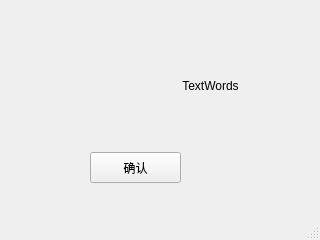
<?xml version="1.0" encoding="UTF-8"?>
<ui version="4.0">
 <class>TipWin</class>
 <widget class="QMainWindow" name="TipWin">
  <property name="geometry">
   <rect>
    <x>0</x>
    <y>0</y>
    <width>320</width>
    <height>240</height>
   </rect>
  </property>
  <property name="windowTitle">
   <string>Tip</string>
  </property>
  <widget class="QWidget" name="centralwidget">
   <widget class="QLabel" name="pic">
    <property name="geometry">
     <rect>
      <x>30</x>
      <y>53</y>
      <width>81</width>
      <height>71</height>
     </rect>
    </property>
    <property name="text">
     <string/>
    </property>
   </widget>
   <widget class="QLabel" name="words">
    <property name="geometry">
     <rect>
      <x>140</x>
      <y>50</y>
      <width>141</width>
      <height>71</height>
     </rect>
    </property>
    <property name="layoutDirection">
     <enum>Qt::LeftToRight</enum>
    </property>
    <property name="text">
     <string>TextWords</string>
    </property>
    <property name="textFormat">
     <enum>Qt::AutoText</enum>
    </property>
    <property name="alignment">
     <set>Qt::AlignCenter</set>
    </property>
   </widget>
   <widget class="QPushButton" name="pushButton">
    <property name="geometry">
     <rect>
      <x>90</x>
      <y>152</y>
      <width>91</width>
      <height>31</height>
     </rect>
    </property>
    <property name="text">
     <string>确认</string>
    </property>
   </widget>
  </widget>
  <widget class="QMenuBar" name="menubar">
   <property name="geometry">
    <rect>
     <x>0</x>
     <y>0</y>
     <width>320</width>
     <height>23</height>
    </rect>
   </property>
  </widget>
  <widget class="QStatusBar" name="statusbar"/>
 </widget>
 <resources/>
 <connections/>
</ui>
